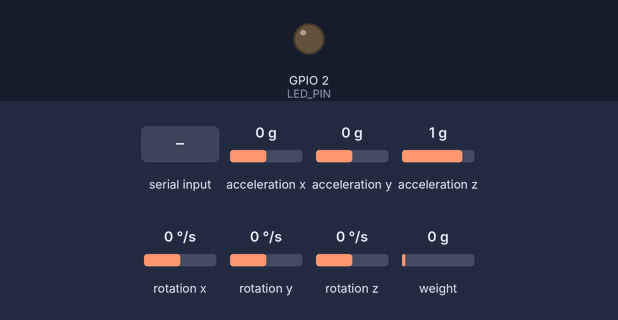
The sketch below on a simulated ESP32. On the bench: output pins drawn as LEDs (lit = HIGH). Wiring (inferred from the names in the program): HX711 load-cell converter: data GPIO 18; SCK GPIO 19; MPU-6050 motion sensor at I2C address 0x68. The inputs (shaded band) are chosen by the test bench; at power-on: rotation x 0 °/s, acceleration x 0 g, acceleration y 0 g, acceleration z 1 g, rotation y 0 °/s, rotation z 0 °/s, weight on the scale 0 g. Pins used as bus, display or sensor lines are not drawn; what the sketch prints to the serial monitor is not drawn.

Above: at 1.8 s.
1.9 s: "TARE\n" received over Serial
9.4 s: rotation x set to -2 °/s
Timing chart, 0 to 12.4 s (numbered marks = the images above; inputs shaded):
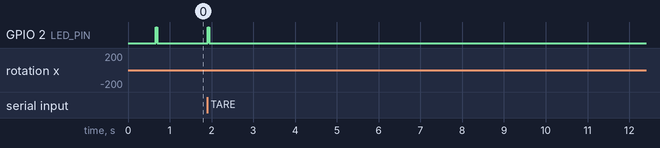

The sketch:

esp32_mpu_loadcell.ino
```cpp
// =============================================================================
// ESP32 - Weigh Station & Kinematics Telemetry Node (COM21)
// Hardware:
//   - ESP32 Development Board
//   - MPU-6050 6-Axis MotionTracking Sensor (Accelerometer + Gyroscope + Temp)
//   - HX711 24-bit ADC Load Cell Weighing Module (Strain Gauge)
//
// Pinout Wiring:
//   MPU-6050:
//     * VCC  -> ESP32 3.3V
//     * GND  -> ESP32 GND
//     * SDA  -> ESP32 GPIO 21 (I2C SDA)
//     * SCL  -> ESP32 GPIO 22 (I2C SCL)
//     * AD0  -> GND (I2C address 0x68)
//
//   HX711 Load Cell Module:
//     * VCC  -> ESP32 5V (VIN) or 3.3V
//     * GND  -> ESP32 GND
//     * DOUT -> ESP32 GPIO 18 (Data)
//     * SCK  -> ESP32 GPIO 19 (Clock)
//
// Features:
//   - Pure Wire.h implementation (Zero external library dependencies)
//   - Non-blocking HX711 driver with auto-timeout (safe if scale is disconnected)
//   - Real-time digital scale tare & calibration
//   - Complementary Filter (Alpha = 0.98) for Pitch, Roll & Yaw
//   - Fast 50 Hz Telemetry Stream @ 115200 Baud
//   - Remote TARE command support via Serial
// =============================================================================

#include <Wire.h>
#include <Arduino.h>

#define BOARD_ID 3

// Pin Definitions
#define I2C_SDA_PIN 21
#define I2C_SCL_PIN 22
#define I2C_FREQ    400000

#define HX711_DOUT  18
#define HX711_SCK   19

#define LED_PIN     2 // Onboard LED

// MPU-6050 Registers & Address
const uint8_t MPU_ADDR = 0x68;

#define REG_SMPLRT_DIV   0x19
#define REG_CONFIG       0x1A
#define REG_GYRO_CONFIG  0x1B
#define REG_ACCEL_CONFIG 0x1C
#define REG_ACCEL_XOUT_H 0x3B
#define REG_TEMP_OUT_H   0x41
#define REG_GYRO_XOUT_H  0x43
#define REG_PWR_MGMT_1   0x6B
#define REG_WHO_AM_I     0x75

// Telemetry interval: 20 ms = 50 Hz
const unsigned long TELEMETRY_INTERVAL_MS = 20;

// Load cell calibration
float scale_factor = 2280.0f; // Counts per gram (calibrate with known weight)
long zero_offset   = 0;
float current_weight_g = 0.0f;
bool hx711_detected = false;

// Gyro calibration offsets
float gyro_x_offset = 0.0f;
float gyro_y_offset = 0.0f;
float gyro_z_offset = 0.0f;

// Filtered orientation angles
float pitch = 0.0f;
float roll  = 0.0f;
float yaw   = 0.0f;
const float ALPHA = 0.98f;

unsigned long prevTime = 0;
unsigned long lastTelemetryTime = 0;
unsigned long lastWeightReadTime = 0;
bool mpuConnected = false;

// =============================================================================
// HX711 Load Cell Driver (Pure GPIO Bit-Bang, Non-blocking)
// =============================================================================

bool hx711_is_ready() {
  return digitalRead(HX711_DOUT) == LOW;
}

long hx711_read_raw() {
  if (!hx711_is_ready()) return zero_offset;

  long count = 0;
  for (int i = 0; i < 24; i++) {
    digitalWrite(HX711_SCK, HIGH);
    delayMicroseconds(1);
    count = count << 1;
    digitalWrite(HX711_SCK, LOW);
    delayMicroseconds(1);
    if (digitalRead(HX711_DOUT) == HIGH) {
      count++;
    }
  }

  // 25th pulse sets channel A, gain 128 for next reading
  digitalWrite(HX711_SCK, HIGH);
  delayMicroseconds(1);
  digitalWrite(HX711_SCK, LOW);
  delayMicroseconds(1);

  // Sign extension for 24-bit two's complement
  if (count & 0x800000) {
    count |= 0xFF000000;
  }
  return count;
}

long hx711_read_average(int samples = 5) {
  long sum = 0;
  int valid = 0;
  for (int i = 0; i < samples; i++) {
    if (hx711_is_ready()) {
      sum += hx711_read_raw();
      valid++;
    }
    delay(2);
  }
  return valid > 0 ? (sum / valid) : zero_offset;
}

void hx711_tare() {
  digitalWrite(LED_PIN, HIGH);
  Serial.println("{\"board\":3,\"status\":\"taring\",\"msg\":\"Zeroing load cell scale... leave empty.\"}");
  zero_offset = hx711_read_average(15);
  digitalWrite(LED_PIN, LOW);
}

// =============================================================================
// MPU-6050 Driver (Pure Wire.h)
// =============================================================================

bool writeRegister(uint8_t reg, uint8_t data) {
  Wire.beginTransmission(MPU_ADDR);
  Wire.write(reg);
  Wire.write(data);
  return (Wire.endTransmission() == 0);
}

bool readRegisters(uint8_t startReg, uint8_t* buffer, size_t count) {
  Wire.beginTransmission(MPU_ADDR);
  Wire.write(startReg);
  if (Wire.endTransmission(false) != 0) return false;

  size_t bytesRead = Wire.requestFrom((int)MPU_ADDR, (int)count, (int)true);
  if (bytesRead != count) return false;

  for (size_t i = 0; i < count; i++) {
    buffer[i] = Wire.read();
  }
  return true;
}

bool initMPU6050() {
  Wire.begin(I2C_SDA_PIN, I2C_SCL_PIN, I2C_FREQ);
  delay(50);

  uint8_t whoAmI = 0;
  if (!readRegisters(REG_WHO_AM_I, &whoAmI, 1) || whoAmI != 0x68) {
    return false;
  }

  writeRegister(REG_PWR_MGMT_1, 0x01); // Clock source auto PLL
  delay(10);
  writeRegister(REG_SMPLRT_DIV, 0x00);
  writeRegister(REG_CONFIG, 0x03);       // 42 Hz low pass filter
  writeRegister(REG_GYRO_CONFIG, 0x00);  // +/- 250 deg/s
  writeRegister(REG_ACCEL_CONFIG, 0x00); // +/- 2g

  return true;
}

void calibrateGyro() {
  float gx_sum = 0, gy_sum = 0, gz_sum = 0;
  const int SAMPLES = 100;
  for (int i = 0; i < SAMPLES; i++) {
    uint8_t buf[6];
    if (readRegisters(REG_GYRO_XOUT_H, buf, 6)) {
      int16_t raw_gx = (buf[0] << 8) | buf[1];
      int16_t raw_gy = (buf[2] << 8) | buf[3];
      int16_t raw_gz = (buf[4] << 8) | buf[5];
      gx_sum += (float)raw_gx / 131.0f;
      gy_sum += (float)raw_gy / 131.0f;
      gz_sum += (float)raw_gz / 131.0f;
    }
    delay(4);
  }
  gyro_x_offset = gx_sum / SAMPLES;
  gyro_y_offset = gy_sum / SAMPLES;
  gyro_z_offset = gz_sum / SAMPLES;
}

// =============================================================================
// Setup & Main Loop
// =============================================================================

void setup() {
  Serial.begin(115200);
  pinMode(LED_PIN, OUTPUT);
  digitalWrite(LED_PIN, LOW);

  // Initialize HX711 Pins
  pinMode(HX711_DOUT, INPUT);
  pinMode(HX711_SCK, OUTPUT);
  digitalWrite(HX711_SCK, LOW);

  Serial.println("\n==================================================");
  Serial.println("ESP32 WEIGH STATION & KINEMATICS NODE (COM21)");
  Serial.println("Hardware: ESP32 + HX711 Load Cell + MPU-6050");
  Serial.println("I2C Pins: SDA = GPIO 21 | SCL = GPIO 22");
  Serial.println("HX711 Pins: DOUT = GPIO 18 | SCK = GPIO 19");
  Serial.println("Baud Rate: 115200");
  Serial.println("==================================================");

  // Initialize MPU-6050
  mpuConnected = initMPU6050();
  if (mpuConnected) {
    calibrateGyro();
    Serial.println("{\"board\":3,\"node\":\"Scale_IMU\",\"mpu\":\"ready\"}");
  } else {
    Serial.println("{\"board\":3,\"node\":\"Scale_IMU\",\"mpu\":\"waiting\"}");
  }

  // Quick check on HX711
  delay(100);
  if (hx711_is_ready()) {
    hx711_detected = true;
    hx711_tare();
    Serial.println("{\"board\":3,\"node\":\"Scale_IMU\",\"hx711\":\"ready\"}");
  } else {
    Serial.println("{\"board\":3,\"node\":\"Scale_IMU\",\"hx711\":\"waiting\"}");
  }

  prevTime = micros();
  lastTelemetryTime = millis();
  lastWeightReadTime = millis();
}

void loop() {
  // Listen for commands
  if (Serial.available() > 0) {
    String cmd = Serial.readStringUntil('\n');
    cmd.trim();
    if (cmd.equalsIgnoreCase("TARE") || cmd.equalsIgnoreCase("ZERO")) {
      hx711_tare();
      pitch = 0.0f;
      roll  = 0.0f;
      yaw   = 0.0f;
      calibrateGyro();
      Serial.println("{\"board\":3,\"status\":\"tared\",\"msg\":\"Scale zeroed and orientation reset.\"}");
    } else if (cmd.startsWith("CAL:")) {
      float newCal = cmd.substring(4).toFloat();
      if (newCal > 1.0f) {
        scale_factor = newCal;
        Serial.printf("{\"board\":3,\"status\":\"cal_updated\",\"factor\":%.1f}\n", scale_factor);
      }
    }
  }

  // Read Weight at ~10 Hz (HX711 standard conversion rate)
  unsigned long nowMs = millis();
  if (nowMs - lastWeightReadTime >= 100) {
    lastWeightReadTime = nowMs;
    if (hx711_is_ready()) {
      long raw = hx711_read_raw();
      float w = (float)(raw - zero_offset) / scale_factor;
      if (abs(w) < 0.3f) w = 0.0f; // Noise gate around zero
      current_weight_g = w;
    }
  }

  // Update MPU-6050 Orientation
  unsigned long currentTimeMicros = micros();
  float dt = (currentTimeMicros - prevTime) / 1000000.0f;
  prevTime = currentTimeMicros;
  if (dt <= 0.0f || dt > 0.5f) dt = 0.02f;

  uint8_t buffer[14];
  float ax = 0, ay = 0, az = 0, gx = 0, gy = 0, gz = 0, tempC = 25.0f;

  if (mpuConnected && readRegisters(REG_ACCEL_XOUT_H, buffer, 14)) {
    int16_t raw_ax   = (buffer[0] << 8) | buffer[1];
    int16_t raw_ay   = (buffer[2] << 8) | buffer[3];
    int16_t raw_az   = (buffer[4] << 8) | buffer[5];
    int16_t raw_temp = (buffer[6] << 8) | buffer[7];
    int16_t raw_gx   = (buffer[8] << 8) | buffer[9];
    int16_t raw_gy   = (buffer[10] << 8) | buffer[11];
    int16_t raw_gz   = (buffer[12] << 8) | buffer[13];

    ax = (float)raw_ax / 16384.0f;
    ay = (float)raw_ay / 16384.0f;
    az = (float)raw_az / 16384.0f;
    tempC = ((float)raw_temp / 340.0f) + 36.53f;

    gx = ((float)raw_gx / 131.0f) - gyro_x_offset;
    gy = ((float)raw_gy / 131.0f) - gyro_y_offset;
    gz = ((float)raw_gz / 131.0f) - gyro_z_offset;

    float accel_roll  = atan2(ay, az) * 180.0f / PI;
    float accel_pitch = atan2(-ax, sqrt(ay * ay + az * az)) * 180.0f / PI;

    roll  = ALPHA * (roll  + gx * dt) + (1.0f - ALPHA) * accel_roll;
    pitch = ALPHA * (pitch + gy * dt) + (1.0f - ALPHA) * accel_pitch;
    yaw   += gz * dt;
  } else {
    // Retry connecting MPU-6050
    static unsigned long lastMpuRetry = 0;
    if (nowMs - lastMpuRetry > 1500) {
      lastMpuRetry = nowMs;
      mpuConnected = initMPU6050();
    }
  }

  // 50 Hz Telemetry Stream
  if (nowMs - lastTelemetryTime >= TELEMETRY_INTERVAL_MS) {
    lastTelemetryTime = nowMs;
    // Format: Scale_IMU -> Weight: 145.2 g | Accel: (0.012, -0.034, 0.985) g | Gyro: (0.12, -0.05, 0.01) dps | Pitch: 2.10 | Roll: -0.70 | Yaw: 0.15 | Temp: 28.5 C
    Serial.printf(
      "Scale_IMU -> Weight: %.1f g | Accel: (%.3f, %.3f, %.3f) g | Gyro: (%.2f, %.2f, %.2f) dps | Pitch: %.2f | Roll: %.2f | Yaw: %.2f | Temp: %.1f C\n",
      current_weight_g, ax, ay, az, gx, gy, gz, pitch, roll, yaw, tempC
    );
  }

  vTaskDelay(pdMS_TO_TICKS(1));
}
```

Measured:
- after the input at 1.9 s, GPIO 2 (LED_PIN): LOW → HIGH at once, → LOW 0.04 s later
- after the input at 9.4 s, every drawn part: stays the same
